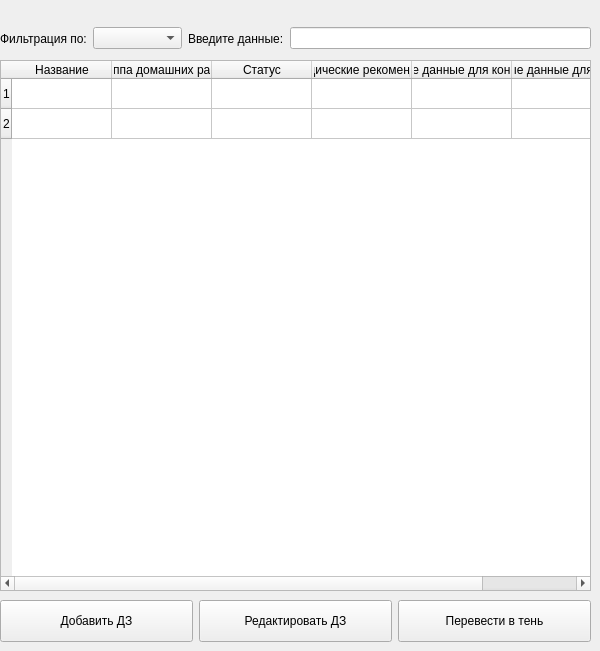
      <widget class="QWidget" name="tab_homework">
       <property name="sizePolicy">
        <sizepolicy hsizetype="Expanding" vsizetype="Expanding">
         <horstretch>0</horstretch>
         <verstretch>0</verstretch>
        </sizepolicy>
       </property>
       <attribute name="icon">
        <iconset resource="res1.qrc">
         <normaloff>:/icons/Домашние задания.png</normaloff>:/icons/Домашние задания.png</iconset>
       </attribute>
       <attribute name="title">
        <string/>
       </attribute>
       <widget class="QWidget" name="layoutWidget">
        <property name="geometry">
         <rect>
          <x>0</x>
          <y>20</y>
          <width>591</width>
          <height>37</height>
         </rect>
        </property>
        <layout class="QHBoxLayout" name="horizontalLayout_6">
         <item>
          <widget class="QLabel" name="homework_label_filter">
           <property name="text">
            <string>Фильтрация по:</string>
           </property>
          </widget>
         </item>
         <item>
          <widget class="QComboBox" name="homework_comboBox_filter">
           <property name="minimumSize">
            <size>
             <width>70</width>
             <height>0</height>
            </size>
           </property>
           <item>
            <property name="text">
             <string/>
            </property>
           </item>
           <item>
            <property name="text">
             <string>№</string>
            </property>
           </item>
           <item>
            <property name="text">
             <string>Название</string>
            </property>
           </item>
           <item>
            <property name="text">
             <string>Группа ДЗ</string>
            </property>
           </item>
           <item>
            <property name="text">
             <string>Статус</string>
            </property>
           </item>
          </widget>
         </item>
         <item>
          <widget class="QLabel" name="homework_label_input">
           <property name="text">
            <string>Введите данные:</string>
           </property>
          </widget>
         </item>
         <item>
          <widget class="QLineEdit" name="homework_lineEdit_input"/>
         </item>
        </layout>
       </widget>
       <widget class="QTableWidget" name="homework_table">
        <property name="geometry">
         <rect>
          <x>0</x>
          <y>60</y>
          <width>591</width>
          <height>531</height>
         </rect>
        </property>
        <row/>
        <row/>
        <column>
         <property name="text">
          <string>Название</string>
         </property>
        </column>
        <column>
         <property name="text">
          <string>Группа домашних работ</string>
         </property>
        </column>
        <column>
         <property name="text">
          <string>Статус</string>
         </property>
        </column>
        <column>
         <property name="text">
          <string>Методические рекомендации</string>
         </property>
        </column>
        <column>
         <property name="text">
          <string>Входные данные для контестера</string>
         </property>
        </column>
        <column>
         <property name="text">
          <string>Выходные данные для контестера</string>
         </property>
        </column>
        <item row="0" column="0">
         <property name="text">
          <string/>
         </property>
        </item>
        <item row="0" column="1">
         <property name="text">
          <string/>
         </property>
        </item>
        <item row="0" column="2">
         <property name="text">
          <string/>
         </property>
        </item>
        <item row="1" column="0">
         <property name="text">
          <string/>
         </property>
        </item>
        <item row="1" column="1">
         <property name="text">
          <string/>
         </property>
        </item>
        <item row="1" column="2">
         <property name="text">
          <string/>
         </property>
        </item>
        <item row="1" column="3">
         <property name="text">
          <string/>
         </property>
        </item>
       </widget>
       <widget class="QWidget" name="layoutWidget">
        <property name="geometry">
         <rect>
          <x>0</x>
          <y>600</y>
          <width>591</width>
          <height>42</height>
         </rect>
        </property>
        <layout class="QHBoxLayout" name="horizontalLayout_3">
         <item>
          <widget class="QPushButton" name="homework_pushButton_add">
           <property name="sizePolicy">
            <sizepolicy hsizetype="Expanding" vsizetype="Expanding">
             <horstretch>0</horstretch>
             <verstretch>0</verstretch>
            </sizepolicy>
           </property>
           <property name="minimumSize">
            <size>
             <width>0</width>
             <height>40</height>
            </size>
           </property>
           <property name="text">
            <string>Добавить ДЗ</string>
           </property>
          </widget>
         </item>
         <item>
          <widget class="QPushButton" name="homework_pushButton_edit">
           <property name="sizePolicy">
            <sizepolicy hsizetype="Expanding" vsizetype="Expanding">
             <horstretch>0</horstretch>
             <verstretch>0</verstretch>
            </sizepolicy>
           </property>
           <property name="minimumSize">
            <size>
             <width>0</width>
             <height>40</height>
            </size>
           </property>
           <property name="text">
            <string>Редактировать ДЗ</string>
           </property>
          </widget>
         </item>
         <item>
          <widget class="QPushButton" name="homework_pushButton_shadow">
           <property name="sizePolicy">
            <sizepolicy hsizetype="Expanding" vsizetype="Expanding">
             <horstretch>0</horstretch>
             <verstretch>0</verstretch>
            </sizepolicy>
           </property>
           <property name="minimumSize">
            <size>
             <width>0</width>
             <height>40</height>
            </size>
           </property>
           <property name="text">
            <string>Перевести в тень</string>
           </property>
          </widget>
         </item>
        </layout>
       </widget>
      </widget>
